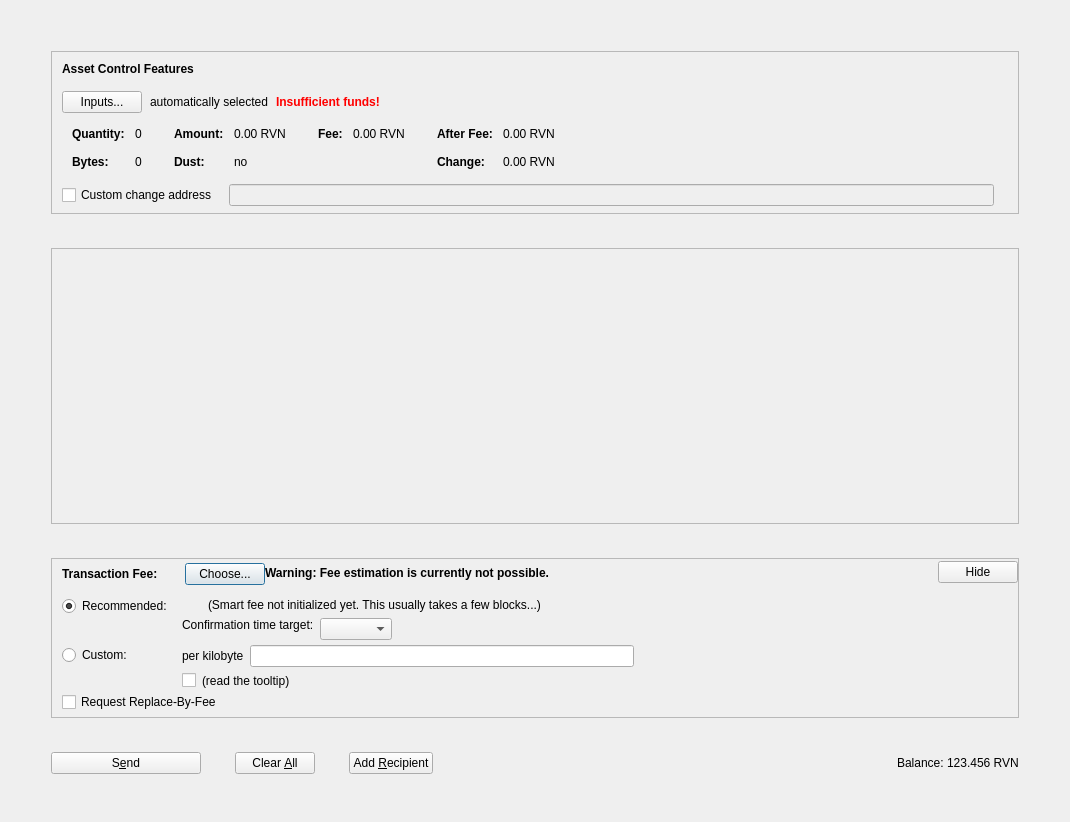
<?xml version="1.0" encoding="UTF-8"?>
<ui version="4.0">
 <class>AssetsDialog</class>
 <widget class="QDialog" name="AssetsDialog">
  <property name="geometry">
   <rect>
    <x>0</x>
    <y>0</y>
    <width>1070</width>
    <height>822</height>
   </rect>
  </property>
  <property name="windowTitle">
   <string>Send Coins</string>
  </property>
  <layout class="QVBoxLayout" name="verticalLayout" stretch="0">
   <property name="bottomMargin">
    <number>8</number>
   </property>
   <item>
    <layout class="QVBoxLayout" name="verticalLayout_3">
     <property name="spacing">
      <number>34</number>
     </property>
     <property name="leftMargin">
      <number>40</number>
     </property>
     <property name="topMargin">
      <number>40</number>
     </property>
     <property name="rightMargin">
      <number>40</number>
     </property>
     <property name="bottomMargin">
      <number>40</number>
     </property>
     <item>
      <widget class="QFrame" name="frameAssetControl">
       <property name="sizePolicy">
        <sizepolicy hsizetype="Expanding" vsizetype="Fixed">
         <horstretch>0</horstretch>
         <verstretch>0</verstretch>
        </sizepolicy>
       </property>
       <property name="maximumSize">
        <size>
         <width>16777215</width>
         <height>16777215</height>
        </size>
       </property>
       <property name="frameShape">
        <enum>QFrame::StyledPanel</enum>
       </property>
       <property name="frameShadow">
        <enum>QFrame::Sunken</enum>
       </property>
       <layout class="QVBoxLayout" name="verticalLayoutAssetControl2">
        <property name="spacing">
         <number>0</number>
        </property>
        <property name="leftMargin">
         <number>0</number>
        </property>
        <property name="topMargin">
         <number>0</number>
        </property>
        <property name="rightMargin">
         <number>0</number>
        </property>
        <property name="bottomMargin">
         <number>6</number>
        </property>
        <item>
         <layout class="QVBoxLayout" name="verticalLayoutAssetControl" stretch="0,0,0,0,1">
          <property name="spacing">
           <number>0</number>
          </property>
          <property name="leftMargin">
           <number>10</number>
          </property>
          <property name="topMargin">
           <number>10</number>
          </property>
          <item>
           <layout class="QHBoxLayout" name="horizontalLayoutAssetControl1">
            <property name="bottomMargin">
             <number>15</number>
            </property>
            <item>
             <widget class="QLabel" name="labelAssetControlFeatures">
              <property name="sizePolicy">
               <sizepolicy hsizetype="Preferred" vsizetype="Maximum">
                <horstretch>0</horstretch>
                <verstretch>0</verstretch>
               </sizepolicy>
              </property>
              <property name="font">
               <font>
                <weight>75</weight>
                <bold>true</bold>
               </font>
              </property>
              <property name="styleSheet">
               <string notr="true">font-weight:bold;</string>
              </property>
              <property name="text">
               <string>Asset Control Features</string>
              </property>
             </widget>
            </item>
           </layout>
          </item>
          <item>
           <layout class="QHBoxLayout" name="horizontalLayoutAssetControl2" stretch="0,0,0,0">
            <property name="spacing">
             <number>8</number>
            </property>
            <property name="bottomMargin">
             <number>10</number>
            </property>
            <item>
             <widget class="QPushButton" name="pushButtonAssetControl">
              <property name="styleSheet">
               <string notr="true"/>
              </property>
              <property name="text">
               <string>Inputs...</string>
              </property>
              <property name="autoDefault">
               <bool>false</bool>
              </property>
             </widget>
            </item>
            <item>
             <widget class="QLabel" name="labelAssetControlAutomaticallySelected">
              <property name="text">
               <string>automatically selected</string>
              </property>
              <property name="margin">
               <number>5</number>
              </property>
             </widget>
            </item>
            <item>
             <widget class="QLabel" name="labelAssetControlInsuffFunds">
              <property name="font">
               <font>
                <weight>75</weight>
                <bold>true</bold>
               </font>
              </property>
              <property name="styleSheet">
               <string notr="true">color:red;font-weight:bold;</string>
              </property>
              <property name="text">
               <string>Insufficient funds!</string>
              </property>
              <property name="margin">
               <number>5</number>
              </property>
             </widget>
            </item>
            <item>
             <spacer name="horizontalSpacerAssetControl">
              <property name="orientation">
               <enum>Qt::Horizontal</enum>
              </property>
              <property name="sizeHint" stdset="0">
               <size>
                <width>40</width>
                <height>1</height>
               </size>
              </property>
             </spacer>
            </item>
           </layout>
          </item>
          <item>
           <widget class="QWidget" name="widgetAssetControl" native="true">
            <property name="sizePolicy">
             <sizepolicy hsizetype="Preferred" vsizetype="Preferred">
              <horstretch>0</horstretch>
              <verstretch>0</verstretch>
             </sizepolicy>
            </property>
            <property name="minimumSize">
             <size>
              <width>0</width>
              <height>0</height>
             </size>
            </property>
            <property name="styleSheet">
             <string notr="true"/>
            </property>
            <layout class="QHBoxLayout" name="horizontalLayoutAssetControl5">
             <property name="leftMargin">
              <number>0</number>
             </property>
             <property name="topMargin">
              <number>0</number>
             </property>
             <property name="rightMargin">
              <number>0</number>
             </property>
             <property name="bottomMargin">
              <number>0</number>
             </property>
             <item>
              <layout class="QHBoxLayout" name="horizontalLayoutAssetControl3" stretch="0,0,0,1">
               <property name="spacing">
                <number>20</number>
               </property>
               <property name="topMargin">
                <number>0</number>
               </property>
               <property name="bottomMargin">
                <number>10</number>
               </property>
               <item>
                <layout class="QFormLayout" name="formLayoutAssetControl1">
                 <property name="horizontalSpacing">
                  <number>10</number>
                 </property>
                 <property name="verticalSpacing">
                  <number>14</number>
                 </property>
                 <property name="leftMargin">
                  <number>10</number>
                 </property>
                 <property name="topMargin">
                  <number>4</number>
                 </property>
                 <property name="rightMargin">
                  <number>6</number>
                 </property>
                 <item row="0" column="0">
                  <widget class="QLabel" name="labelAssetControlQuantityText">
                   <property name="font">
                    <font>
                     <weight>75</weight>
                     <bold>true</bold>
                    </font>
                   </property>
                   <property name="text">
                    <string>Quantity:</string>
                   </property>
                   <property name="margin">
                    <number>0</number>
                   </property>
                  </widget>
                 </item>
                 <item row="0" column="1">
                  <widget class="QLabel" name="labelAssetControlQuantity">
                   <property name="cursor">
                    <cursorShape>IBeamCursor</cursorShape>
                   </property>
                   <property name="contextMenuPolicy">
                    <enum>Qt::ActionsContextMenu</enum>
                   </property>
                   <property name="text">
                    <string notr="true">0</string>
                   </property>
                   <property name="margin">
                    <number>0</number>
                   </property>
                   <property name="textInteractionFlags">
                    <set>Qt::LinksAccessibleByMouse|Qt::TextSelectableByKeyboard|Qt::TextSelectableByMouse</set>
                   </property>
                  </widget>
                 </item>
                 <item row="1" column="0">
                  <widget class="QLabel" name="labelAssetControlBytesText">
                   <property name="font">
                    <font>
                     <weight>75</weight>
                     <bold>true</bold>
                    </font>
                   </property>
                   <property name="text">
                    <string>Bytes:</string>
                   </property>
                  </widget>
                 </item>
                 <item row="1" column="1">
                  <widget class="QLabel" name="labelAssetControlBytes">
                   <property name="cursor">
                    <cursorShape>IBeamCursor</cursorShape>
                   </property>
                   <property name="contextMenuPolicy">
                    <enum>Qt::ActionsContextMenu</enum>
                   </property>
                   <property name="text">
                    <string notr="true">0</string>
                   </property>
                   <property name="textInteractionFlags">
                    <set>Qt::LinksAccessibleByMouse|Qt::TextSelectableByKeyboard|Qt::TextSelectableByMouse</set>
                   </property>
                  </widget>
                 </item>
                </layout>
               </item>
               <item>
                <layout class="QFormLayout" name="formLayoutAssetControl2">
                 <property name="horizontalSpacing">
                  <number>10</number>
                 </property>
                 <property name="verticalSpacing">
                  <number>14</number>
                 </property>
                 <property name="leftMargin">
                  <number>6</number>
                 </property>
                 <property name="topMargin">
                  <number>4</number>
                 </property>
                 <property name="rightMargin">
                  <number>6</number>
                 </property>
                 <item row="0" column="0">
                  <widget class="QLabel" name="labelAssetControlAmountText">
                   <property name="font">
                    <font>
                     <weight>75</weight>
                     <bold>true</bold>
                    </font>
                   </property>
                   <property name="text">
                    <string>Amount:</string>
                   </property>
                   <property name="margin">
                    <number>0</number>
                   </property>
                  </widget>
                 </item>
                 <item row="0" column="1">
                  <widget class="QLabel" name="labelAssetControlAmount">
                   <property name="cursor">
                    <cursorShape>IBeamCursor</cursorShape>
                   </property>
                   <property name="contextMenuPolicy">
                    <enum>Qt::ActionsContextMenu</enum>
                   </property>
                   <property name="text">
                    <string notr="true">0.00 RVN</string>
                   </property>
                   <property name="textInteractionFlags">
                    <set>Qt::LinksAccessibleByMouse|Qt::TextSelectableByKeyboard|Qt::TextSelectableByMouse</set>
                   </property>
                  </widget>
                 </item>
                 <item row="1" column="0">
                  <widget class="QLabel" name="labelAssetControlLowOutputText">
                   <property name="font">
                    <font>
                     <weight>75</weight>
                     <bold>true</bold>
                    </font>
                   </property>
                   <property name="text">
                    <string>Dust:</string>
                   </property>
                  </widget>
                 </item>
                 <item row="1" column="1">
                  <widget class="QLabel" name="labelAssetControlLowOutput">
                   <property name="cursor">
                    <cursorShape>IBeamCursor</cursorShape>
                   </property>
                   <property name="contextMenuPolicy">
                    <enum>Qt::ActionsContextMenu</enum>
                   </property>
                   <property name="text">
                    <string notr="true">no</string>
                   </property>
                   <property name="textInteractionFlags">
                    <set>Qt::LinksAccessibleByMouse|Qt::TextSelectableByKeyboard|Qt::TextSelectableByMouse</set>
                   </property>
                  </widget>
                 </item>
                </layout>
               </item>
               <item>
                <layout class="QFormLayout" name="formLayoutAssetControl3">
                 <property name="horizontalSpacing">
                  <number>10</number>
                 </property>
                 <property name="verticalSpacing">
                  <number>14</number>
                 </property>
                 <property name="leftMargin">
                  <number>6</number>
                 </property>
                 <property name="topMargin">
                  <number>4</number>
                 </property>
                 <property name="rightMargin">
                  <number>6</number>
                 </property>
                 <item row="0" column="0">
                  <widget class="QLabel" name="labelAssetControlFeeText">
                   <property name="font">
                    <font>
                     <weight>75</weight>
                     <bold>true</bold>
                    </font>
                   </property>
                   <property name="text">
                    <string>Fee:</string>
                   </property>
                   <property name="margin">
                    <number>0</number>
                   </property>
                  </widget>
                 </item>
                 <item row="0" column="1">
                  <widget class="QLabel" name="labelAssetControlFee">
                   <property name="cursor">
                    <cursorShape>IBeamCursor</cursorShape>
                   </property>
                   <property name="contextMenuPolicy">
                    <enum>Qt::ActionsContextMenu</enum>
                   </property>
                   <property name="text">
                    <string notr="true">0.00 RVN</string>
                   </property>
                   <property name="textInteractionFlags">
                    <set>Qt::LinksAccessibleByMouse|Qt::TextSelectableByKeyboard|Qt::TextSelectableByMouse</set>
                   </property>
                  </widget>
                 </item>
                </layout>
               </item>
               <item>
                <layout class="QFormLayout" name="formLayoutAssetControl4">
                 <property name="horizontalSpacing">
                  <number>10</number>
                 </property>
                 <property name="verticalSpacing">
                  <number>14</number>
                 </property>
                 <property name="leftMargin">
                  <number>6</number>
                 </property>
                 <property name="topMargin">
                  <number>4</number>
                 </property>
                 <property name="rightMargin">
                  <number>6</number>
                 </property>
                 <item row="0" column="0">
                  <widget class="QLabel" name="labelAssetControlAfterFeeText">
                   <property name="font">
                    <font>
                     <weight>75</weight>
                     <bold>true</bold>
                    </font>
                   </property>
                   <property name="text">
                    <string>After Fee:</string>
                   </property>
                   <property name="margin">
                    <number>0</number>
                   </property>
                  </widget>
                 </item>
                 <item row="0" column="1">
                  <widget class="QLabel" name="labelAssetControlAfterFee">
                   <property name="cursor">
                    <cursorShape>IBeamCursor</cursorShape>
                   </property>
                   <property name="contextMenuPolicy">
                    <enum>Qt::ActionsContextMenu</enum>
                   </property>
                   <property name="text">
                    <string notr="true">0.00 RVN</string>
                   </property>
                   <property name="textInteractionFlags">
                    <set>Qt::LinksAccessibleByMouse|Qt::TextSelectableByKeyboard|Qt::TextSelectableByMouse</set>
                   </property>
                  </widget>
                 </item>
                 <item row="1" column="0">
                  <widget class="QLabel" name="labelAssetControlChangeText">
                   <property name="font">
                    <font>
                     <weight>75</weight>
                     <bold>true</bold>
                    </font>
                   </property>
                   <property name="text">
                    <string>Change:</string>
                   </property>
                  </widget>
                 </item>
                 <item row="1" column="1">
                  <widget class="QLabel" name="labelAssetControlChange">
                   <property name="cursor">
                    <cursorShape>IBeamCursor</cursorShape>
                   </property>
                   <property name="contextMenuPolicy">
                    <enum>Qt::ActionsContextMenu</enum>
                   </property>
                   <property name="text">
                    <string notr="true">0.00 RVN</string>
                   </property>
                   <property name="textInteractionFlags">
                    <set>Qt::LinksAccessibleByMouse|Qt::TextSelectableByKeyboard|Qt::TextSelectableByMouse</set>
                   </property>
                  </widget>
                 </item>
                </layout>
               </item>
              </layout>
             </item>
            </layout>
           </widget>
          </item>
          <item>
           <layout class="QHBoxLayout" name="horizontalLayoutAssetControl4" stretch="0,0,0">
            <property name="spacing">
             <number>12</number>
            </property>
            <property name="sizeConstraint">
             <enum>QLayout::SetDefaultConstraint</enum>
            </property>
            <property name="topMargin">
             <number>5</number>
            </property>
            <property name="rightMargin">
             <number>5</number>
            </property>
            <item>
             <widget class="QCheckBox" name="checkBoxAssetControlChange">
              <property name="toolTip">
               <string>If this is activated, but the change address is empty or invalid, change will be sent to a newly generated address.</string>
              </property>
              <property name="text">
               <string>Custom change address</string>
              </property>
             </widget>
            </item>
            <item>
             <widget class="QValidatedLineEdit" name="lineEditAssetControlChange">
              <property name="enabled">
               <bool>false</bool>
              </property>
              <property name="sizePolicy">
               <sizepolicy hsizetype="Expanding" vsizetype="Fixed">
                <horstretch>0</horstretch>
                <verstretch>0</verstretch>
               </sizepolicy>
              </property>
             </widget>
            </item>
            <item>
             <widget class="QLabel" name="labelAssetControlChangeLabel">
              <property name="sizePolicy">
               <sizepolicy hsizetype="Preferred" vsizetype="Expanding">
                <horstretch>0</horstretch>
                <verstretch>0</verstretch>
               </sizepolicy>
              </property>
              <property name="minimumSize">
               <size>
                <width>0</width>
                <height>0</height>
               </size>
              </property>
              <property name="text">
               <string/>
              </property>
              <property name="margin">
               <number>3</number>
              </property>
             </widget>
            </item>
           </layout>
          </item>
          <item>
           <spacer name="verticalSpacerAssetControl">
            <property name="orientation">
             <enum>Qt::Vertical</enum>
            </property>
            <property name="sizeHint" stdset="0">
             <size>
              <width>800</width>
              <height>1</height>
             </size>
            </property>
           </spacer>
          </item>
         </layout>
        </item>
       </layout>
      </widget>
     </item>
     <item>
      <widget class="QScrollArea" name="scrollArea">
       <property name="widgetResizable">
        <bool>true</bool>
       </property>
       <widget class="QWidget" name="scrollAreaWidgetContents">
        <property name="geometry">
         <rect>
          <x>0</x>
          <y>0</y>
          <width>964</width>
          <height>165</height>
         </rect>
        </property>
        <layout class="QVBoxLayout" name="verticalLayout_2" stretch="0,1">
         <property name="leftMargin">
          <number>0</number>
         </property>
         <property name="topMargin">
          <number>0</number>
         </property>
         <property name="rightMargin">
          <number>0</number>
         </property>
         <property name="bottomMargin">
          <number>0</number>
         </property>
         <item>
          <layout class="QVBoxLayout" name="entries">
           <property name="spacing">
            <number>6</number>
           </property>
          </layout>
         </item>
         <item>
          <spacer name="verticalSpacer">
           <property name="orientation">
            <enum>Qt::Vertical</enum>
           </property>
           <property name="sizeHint" stdset="0">
            <size>
             <width>20</width>
             <height>40</height>
            </size>
           </property>
          </spacer>
         </item>
        </layout>
       </widget>
      </widget>
     </item>
     <item>
      <widget class="QFrame" name="frameFee">
       <property name="sizePolicy">
        <sizepolicy hsizetype="Expanding" vsizetype="Fixed">
         <horstretch>0</horstretch>
         <verstretch>0</verstretch>
        </sizepolicy>
       </property>
       <property name="maximumSize">
        <size>
         <width>16777215</width>
         <height>16777215</height>
        </size>
       </property>
       <property name="frameShape">
        <enum>QFrame::StyledPanel</enum>
       </property>
       <property name="frameShadow">
        <enum>QFrame::Sunken</enum>
       </property>
       <layout class="QVBoxLayout" name="verticalLayoutFee1">
        <property name="spacing">
         <number>0</number>
        </property>
        <property name="leftMargin">
         <number>0</number>
        </property>
        <property name="topMargin">
         <number>0</number>
        </property>
        <property name="rightMargin">
         <number>0</number>
        </property>
        <property name="bottomMargin">
         <number>0</number>
        </property>
        <item>
         <layout class="QVBoxLayout" name="verticalLayoutFee2" stretch="0,0,0">
          <property name="spacing">
           <number>0</number>
          </property>
          <property name="leftMargin">
           <number>10</number>
          </property>
          <property name="topMargin">
           <number>0</number>
          </property>
          <item>
           <layout class="QHBoxLayout" name="horizontalLayoutFee1">
            <property name="bottomMargin">
             <number>0</number>
            </property>
            <item>
             <layout class="QVBoxLayout" name="verticalLayoutFee7">
              <property name="spacing">
               <number>0</number>
              </property>
              <item>
               <spacer name="verticalSpacerSmartFee">
                <property name="orientation">
                 <enum>Qt::Vertical</enum>
                </property>
                <property name="sizeType">
                 <enum>QSizePolicy::Fixed</enum>
                </property>
                <property name="sizeHint" stdset="0">
                 <size>
                  <width>1</width>
                  <height>4</height>
                 </size>
                </property>
               </spacer>
              </item>
              <item>
               <layout class="QHBoxLayout" name="horizontalLayoutSmartFee">
                <property name="spacing">
                 <number>10</number>
                </property>
                <item>
                 <widget class="QLabel" name="labelFeeHeadline">
                  <property name="sizePolicy">
                   <sizepolicy hsizetype="Preferred" vsizetype="Maximum">
                    <horstretch>0</horstretch>
                    <verstretch>0</verstretch>
                   </sizepolicy>
                  </property>
                  <property name="font">
                   <font>
                    <weight>75</weight>
                    <bold>true</bold>
                   </font>
                  </property>
                  <property name="styleSheet">
                   <string notr="true">font-weight:bold;</string>
                  </property>
                  <property name="text">
                   <string>Transaction Fee:</string>
                  </property>
                 </widget>
                </item>
                <item>
                 <widget class="QLabel" name="labelFeeMinimized">
                  <property name="text">
                   <string/>
                  </property>
                 </widget>
                </item>
                <item>
                 <widget class="QPushButton" name="buttonChooseFee">
                  <property name="text">
                   <string>Choose...</string>
                  </property>
                 </widget>
                </item>
               </layout>
              </item>
              <item>
               <spacer name="verticalSpacer_5">
                <property name="orientation">
                 <enum>Qt::Vertical</enum>
                </property>
                <property name="sizeHint" stdset="0">
                 <size>
                  <width>1</width>
                  <height>1</height>
                 </size>
                </property>
               </spacer>
              </item>
             </layout>
            </item>
            <item>
             <widget class="QLabel" name="fallbackFeeWarningLabel">
              <property name="font">
               <font>
                <weight>75</weight>
                <bold>true</bold>
               </font>
              </property>
              <property name="toolTip">
               <string>Using the fallbackfee can result in sending a transaction that will take several hours or days (or never) to confirm. Consider choosing your fee manually or wait until you have validated the complete chain.</string>
              </property>
              <property name="text">
               <string>Warning: Fee estimation is currently not possible.</string>
              </property>
              <property name="wordWrap">
               <bool>false</bool>
              </property>
             </widget>
            </item>
            <item>
             <spacer name="horizontalSpacer_4">
              <property name="orientation">
               <enum>Qt::Horizontal</enum>
              </property>
              <property name="sizeType">
               <enum>QSizePolicy::MinimumExpanding</enum>
              </property>
              <property name="sizeHint" stdset="0">
               <size>
                <width>40</width>
                <height>20</height>
               </size>
              </property>
             </spacer>
            </item>
            <item>
             <widget class="QPushButton" name="buttonMinimizeFee">
              <property name="toolTip">
               <string>collapse fee-settings</string>
              </property>
              <property name="text">
               <string>Hide</string>
              </property>
             </widget>
            </item>
           </layout>
          </item>
          <item>
           <widget class="QFrame" name="frameFeeSelection">
            <layout class="QVBoxLayout" name="verticalLayoutFee12">
             <property name="spacing">
              <number>0</number>
             </property>
             <property name="leftMargin">
              <number>0</number>
             </property>
             <property name="topMargin">
              <number>0</number>
             </property>
             <property name="rightMargin">
              <number>0</number>
             </property>
             <property name="bottomMargin">
              <number>0</number>
             </property>
             <item>
              <layout class="QGridLayout" name="gridLayoutFee">
               <property name="topMargin">
                <number>10</number>
               </property>
               <property name="bottomMargin">
                <number>4</number>
               </property>
               <property name="horizontalSpacing">
                <number>10</number>
               </property>
               <property name="verticalSpacing">
                <number>4</number>
               </property>
               <item row="1" column="1">
                <layout class="QVBoxLayout" name="verticalLayoutFee8">
                 <property name="spacing">
                  <number>6</number>
                 </property>
                 <item>
                  <layout class="QHBoxLayout" name="horizontalLayoutFee13">
                   <item>
                    <widget class="QLabel" name="labelCustomPerKilobyte">
                     <property name="toolTip">
                      <string>If the custom fee is set to 1000 satoshis and the transaction is only 250 bytes, then &quot;per kilobyte&quot; only pays 250 satoshis in fee, while &quot;total at least&quot; pays 1000 satoshis. For transactions bigger than a kilobyte both pay by kilobyte.</string>
                     </property>
                     <property name="text">
                      <string>per kilobyte</string>
                     </property>
                    </widget>
                   </item>
                   <item>
                    <widget class="BitcoinSubsidiumAmountField" name="customFee"/>
                   </item>
                   <item>
                    <spacer name="horizontalSpacer_6">
                     <property name="orientation">
                      <enum>Qt::Horizontal</enum>
                     </property>
                     <property name="sizeHint" stdset="0">
                      <size>
                       <width>1</width>
                       <height>1</height>
                      </size>
                     </property>
                    </spacer>
                   </item>
                  </layout>
                 </item>
                 <item>
                  <layout class="QHBoxLayout" name="horizontalLayoutFee8">
                   <item>
                    <widget class="QCheckBox" name="checkBoxMinimumFee">
                     <property name="toolTip">
                      <string>Paying only the minimum fee is just fine as long as there is less transaction volume than space in the blocks. But be aware that this can end up in a never confirming transaction once there is more demand for BitcoinSubsidium transactions than the network can process.</string>
                     </property>
                     <property name="text">
                      <string/>
                     </property>
                    </widget>
                   </item>
                   <item>
                    <widget class="QLabel" name="labelMinFeeWarning">
                     <property name="enabled">
                      <bool>true</bool>
                     </property>
                     <property name="toolTip">
                      <string>Paying only the minimum fee is just fine as long as there is less transaction volume than space in the blocks. But be aware that this can end up in a never confirming transaction once there is more demand for BitcoinSubsidium transactions than the network can process.</string>
                     </property>
                     <property name="text">
                      <string>(read the tooltip)</string>
                     </property>
                     <property name="margin">
                      <number>5</number>
                     </property>
                    </widget>
                   </item>
                   <item>
                    <spacer name="horizontalSpacer_2">
                     <property name="orientation">
                      <enum>Qt::Horizontal</enum>
                     </property>
                     <property name="sizeHint" stdset="0">
                      <size>
                       <width>1</width>
                       <height>1</height>
                      </size>
                     </property>
                    </spacer>
                   </item>
                  </layout>
                 </item>
                </layout>
               </item>
               <item row="0" column="0">
                <layout class="QVBoxLayout" name="verticalLayoutFee4" stretch="0,1">
                 <item>
                  <widget class="QRadioButton" name="radioSmartFee">
                   <property name="text">
                    <string>Recommended:</string>
                   </property>
                   <property name="checked">
                    <bool>true</bool>
                   </property>
                   <attribute name="buttonGroup">
                    <string notr="true">groupFee</string>
                   </attribute>
                  </widget>
                 </item>
                 <item>
                  <spacer name="verticalSpacer_2">
                   <property name="orientation">
                    <enum>Qt::Vertical</enum>
                   </property>
                   <property name="sizeHint" stdset="0">
                    <size>
                     <width>1</width>
                     <height>1</height>
                    </size>
                   </property>
                  </spacer>
                 </item>
                </layout>
               </item>
               <item row="1" column="0">
                <layout class="QVBoxLayout" name="verticalLayoutFee9" stretch="0,1">
                 <item>
                  <widget class="QRadioButton" name="radioCustomFee">
                   <property name="text">
                    <string>Custom:</string>
                   </property>
                   <attribute name="buttonGroup">
                    <string notr="true">groupFee</string>
                   </attribute>
                  </widget>
                 </item>
                 <item>
                  <spacer name="verticalSpacer_6">
                   <property name="orientation">
                    <enum>Qt::Vertical</enum>
                   </property>
                   <property name="sizeHint" stdset="0">
                    <size>
                     <width>1</width>
                     <height>1</height>
                    </size>
                   </property>
                  </spacer>
                 </item>
                </layout>
               </item>
               <item row="0" column="1">
                <layout class="QVBoxLayout" name="verticalLayoutFee3" stretch="0,0,1">
                 <property name="spacing">
                  <number>6</number>
                 </property>
                 <property name="topMargin">
                  <number>2</number>
                 </property>
                 <item>
                  <layout class="QHBoxLayout" name="horizontalLayoutFee12">
                   <item>
                    <widget class="QLabel" name="labelSmartFee">
                     <property name="text">
                      <string/>
                     </property>
                     <property name="margin">
                      <number>2</number>
                     </property>
                    </widget>
                   </item>
                   <item>
                    <widget class="QLabel" name="labelFeeEstimation">
                     <property name="text">
                      <string/>
                     </property>
                    </widget>
                   </item>
                   <item>
                    <widget class="QLabel" name="labelSmartFee2">
                     <property name="text">
                      <string>(Smart fee not initialized yet. This usually takes a few blocks...)</string>
                     </property>
                     <property name="margin">
                      <number>2</number>
                     </property>
                    </widget>
                   </item>
                   <item>
                    <spacer name="horizontalSpacer_5">
                     <property name="orientation">
                      <enum>Qt::Horizontal</enum>
                     </property>
                     <property name="sizeHint" stdset="0">
                      <size>
                       <width>1</width>
                       <height>1</height>
                      </size>
                     </property>
                    </spacer>
                   </item>
                  </layout>
                 </item>
                 <item>
                  <layout class="QHBoxLayout" name="horizontalLayoutFee9">
                   <item>
                    <layout class="QVBoxLayout" name="verticalLayoutFee6">
                     <item>
                      <widget class="QLabel" name="labelSmartFee3">
                       <property name="text">
                        <string>Confirmation time target:</string>
                       </property>
                       <property name="margin">
                        <number>2</number>
                       </property>
                      </widget>
                     </item>
                     <item>
                      <spacer name="verticalSpacer_3">
                       <property name="orientation">
                        <enum>Qt::Vertical</enum>
                       </property>
                       <property name="sizeHint" stdset="0">
                        <size>
                         <width>1</width>
                         <height>1</height>
                        </size>
                       </property>
                      </spacer>
                     </item>
                    </layout>
                   </item>
                   <item>
                    <layout class="QVBoxLayout" name="verticalLayoutFee5">
                     <property name="rightMargin">
                      <number>30</number>
                     </property>
                     <item>
                      <layout class="QHBoxLayout" name="horizontalLayoutConfTarget">
                       <property name="bottomMargin">
                        <number>0</number>
                       </property>
                       <item>
                        <widget class="QComboBox" name="confTargetSelector"/>
                       </item>
                       <item>
                        <spacer name="horizontalSpacerConfTarget">
                         <property name="orientation">
                          <enum>Qt::Horizontal</enum>
                         </property>
                         <property name="sizeHint" stdset="0">
                          <size>
                           <width>40</width>
                           <height>20</height>
                          </size>
                         </property>
                        </spacer>
                       </item>
                      </layout>
                     </item>
                    </layout>
                   </item>
                  </layout>
                 </item>
                 <item>
                  <spacer name="verticalSpacer_4">
                   <property name="orientation">
                    <enum>Qt::Vertical</enum>
                   </property>
                   <property name="sizeHint" stdset="0">
                    <size>
                     <width>1</width>
                     <height>1</height>
                    </size>
                   </property>
                  </spacer>
                 </item>
                </layout>
               </item>
              </layout>
             </item>
             <item>
              <widget class="QCheckBox" name="optInRBF">
               <property name="toolTip">
                <string>Indicates that the sender may wish to replace this transaction with a new one paying higher fees (prior to being confirmed).</string>
               </property>
               <property name="text">
                <string>Request Replace-By-Fee</string>
               </property>
              </widget>
             </item>
            </layout>
           </widget>
          </item>
          <item>
           <spacer name="verticalSpacerFee">
            <property name="orientation">
             <enum>Qt::Vertical</enum>
            </property>
            <property name="sizeHint" stdset="0">
             <size>
              <width>40</width>
              <height>5</height>
             </size>
            </property>
           </spacer>
          </item>
         </layout>
        </item>
       </layout>
      </widget>
     </item>
     <item>
      <layout class="QHBoxLayout" name="horizontalLayout">
       <item>
        <widget class="QPushButton" name="sendButton">
         <property name="minimumSize">
          <size>
           <width>150</width>
           <height>0</height>
          </size>
         </property>
         <property name="toolTip">
          <string>Confirm the send action</string>
         </property>
         <property name="text">
          <string>S&amp;end</string>
         </property>
         <property name="icon">
          <iconset resource="../BitcoinSubsidium.qrc">
           <normaloff>:/icons/send</normaloff>:/icons/send</iconset>
         </property>
         <property name="autoDefault">
          <bool>false</bool>
         </property>
         <property name="default">
          <bool>false</bool>
         </property>
        </widget>
       </item>
       <item>
        <widget class="QPushButton" name="clearButton">
         <property name="sizePolicy">
          <sizepolicy hsizetype="Minimum" vsizetype="Fixed">
           <horstretch>0</horstretch>
           <verstretch>0</verstretch>
          </sizepolicy>
         </property>
         <property name="toolTip">
          <string>Clear all fields of the form.</string>
         </property>
         <property name="text">
          <string>Clear &amp;All</string>
         </property>
         <property name="icon">
          <iconset resource="../BitcoinSubsidium.qrc">
           <normaloff>:/icons/remove</normaloff>:/icons/remove</iconset>
         </property>
         <property name="autoDefault">
          <bool>false</bool>
         </property>
        </widget>
       </item>
       <item>
        <widget class="QPushButton" name="addButton">
         <property name="toolTip">
          <string>Send to multiple recipients at once</string>
         </property>
         <property name="text">
          <string>Add &amp;Recipient</string>
         </property>
         <property name="icon">
          <iconset resource="../BitcoinSubsidium.qrc">
           <normaloff>:/icons/add</normaloff>:/icons/add</iconset>
         </property>
         <property name="autoDefault">
          <bool>false</bool>
         </property>
        </widget>
       </item>
       <item>
        <spacer name="horizontalSpacer">
         <property name="orientation">
          <enum>Qt::Horizontal</enum>
         </property>
         <property name="sizeHint" stdset="0">
          <size>
           <width>40</width>
           <height>20</height>
          </size>
         </property>
        </spacer>
       </item>
       <item>
        <layout class="QHBoxLayout" name="horizontalLayout_2">
         <property name="spacing">
          <number>3</number>
         </property>
         <item>
          <widget class="QLabel" name="label">
           <property name="sizePolicy">
            <sizepolicy hsizetype="Preferred" vsizetype="Fixed">
             <horstretch>0</horstretch>
             <verstretch>0</verstretch>
            </sizepolicy>
           </property>
           <property name="text">
            <string>Balance:</string>
           </property>
          </widget>
         </item>
         <item>
          <widget class="QLabel" name="labelBalance">
           <property name="sizePolicy">
            <sizepolicy hsizetype="Preferred" vsizetype="Fixed">
             <horstretch>0</horstretch>
             <verstretch>0</verstretch>
            </sizepolicy>
           </property>
           <property name="cursor">
            <cursorShape>IBeamCursor</cursorShape>
           </property>
           <property name="text">
            <string notr="true">123.456 RVN</string>
           </property>
           <property name="textInteractionFlags">
            <set>Qt::LinksAccessibleByMouse|Qt::TextSelectableByKeyboard|Qt::TextSelectableByMouse</set>
           </property>
          </widget>
         </item>
        </layout>
       </item>
      </layout>
     </item>
    </layout>
   </item>
  </layout>
 </widget>
 <customwidgets>
  <customwidget>
   <class>QValidatedLineEdit</class>
   <extends>QLineEdit</extends>
   <header>qvalidatedlineedit.h</header>
  </customwidget>
  <customwidget>
   <class>BitcoinSubsidiumAmountField</class>
   <extends>QLineEdit</extends>
   <header>BitcoinSubsidiumamountfield.h</header>
   <container>1</container>
  </customwidget>
 </customwidgets>
 <resources>
  <include location="../BitcoinSubsidium.qrc"/>
 </resources>
 <connections/>
 <buttongroups>
  <buttongroup name="groupFee"/>
 </buttongroups>
</ui>
